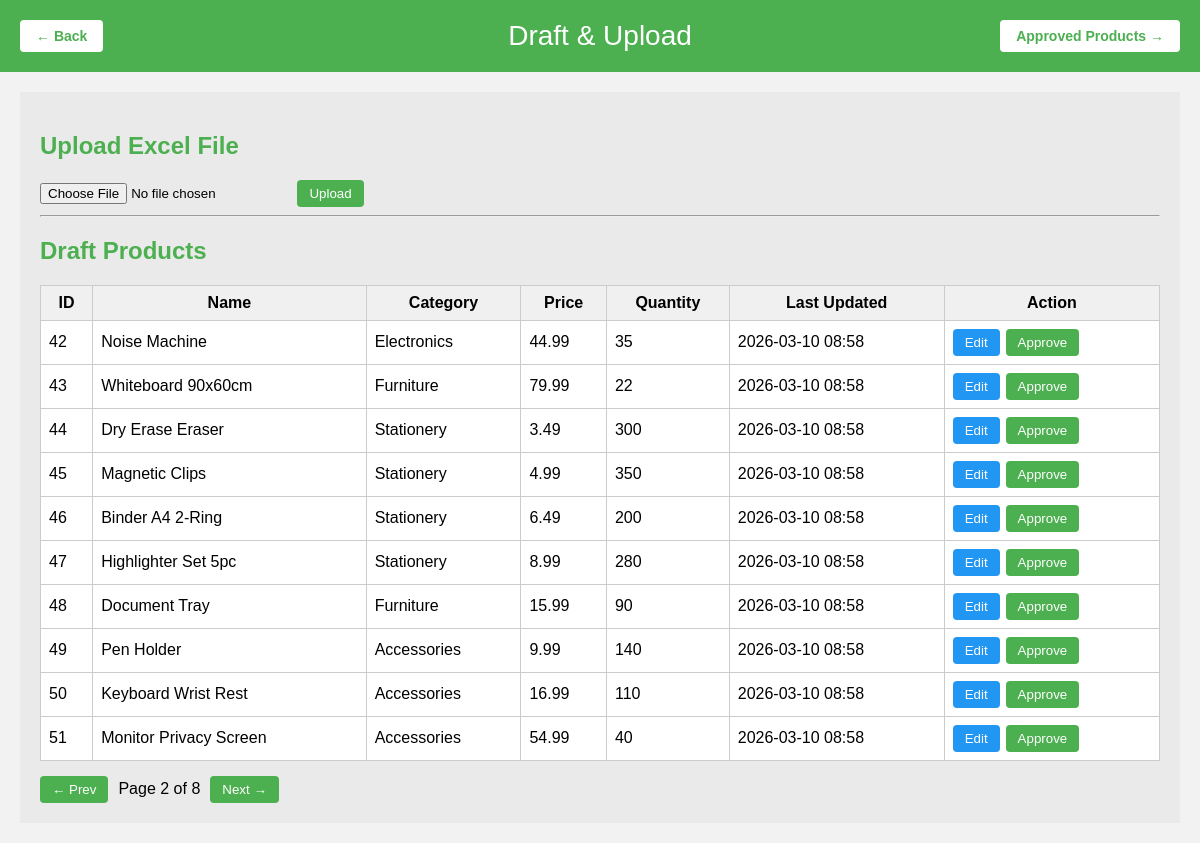
The app's page /draftupload/?page=2 with its own data.
### practical/models.py (models this page shows, shortened)
class Product(models.Model):
    STATUS_CHOICES = [
        ('Draft', 'Draft'),
        ('Approved', 'Approved'),
    ]
    product_id = models.AutoField(primary_key=True)
    name = models.CharField(max_length=100, unique=True)
    category = models.CharField(max_length=50)
    price = models.DecimalField(max_digits=10, decimal_places=2)
    quantity = models.IntegerField()
    last_updated = models.DateTimeField(auto_now=True)
    status = models.CharField(max_length=10, choices=STATUS_CHOICES, default='Draft')

### practical/views.py (the view, shortened to what this page needs)
# urls.py: path('draftupload/', views.draft_upload, name='draft_upload'),
def draft_upload(request):
    products = Product.objects.filter(status='Draft').order_by('product_id')
    paginator = Paginator(products, 10)
    page_number = request.GET.get('page', 1)
    page_obj = paginator.get_page(page_number)
    return render(request, 'draftupload.html', {
        'products': page_obj,
        'page_obj': page_obj,
    })

### templates/draftupload.html (shortened to what this page needs)
<!DOCTYPE html>
<html>
<head>
</head>
<body>
<div class="header">
    <a href="{% url 'landing' %}" class="nav-button" style="left:20px;">← Back</a>
    Draft & Upload
    <a href="{% url 'approved_products' %}" class="nav-button" style="right:20px;">Approved Products →</a>
</div>
<div class="container">
<h2>Upload Excel File</h2>
<form method="POST" enctype="multipart/form-data">
    <input type="file" name="excel_file" accept=".xlsx">
    <button type="submit">Upload</button>
</form>
<hr>
<h2>Draft Products</h2>
<table>
<thead>
<tr>
    <th>ID</th>
    <th>Name</th>
    <th>Category</th>
    <th>Price</th>
    <th>Quantity</th>
    <th>Last Updated</th>
    <th>Action</th>
</tr>
</thead>
<tbody>
{% for p in products %}
<tr>
    <td>{{ p.product_id }}</td>
    <td>{{ p.name }}</td>
    <td>{{ p.category }}</td>
    <td>{{ p.price }}</td>
    <td>{{ p.quantity }}</td>
    <td>{{ p.last_updated|date:"Y-m-d H:i" }}</td>
    <td>
        <div class="action-cell">
            <a href="{% url 'edit_product' p.product_id %}">
                <button type="button" class="btn-edit">Edit</button>
            </a>
            <form method="POST" action="{% url 'approve' p.product_id %}">
                <button type="submit">Approve</button>
            </form>
        </div>
    </td>
</tr>
{% empty %}
<tr>
    <td colspan="7" style="text-align:center;padding:20px;color:#888;">No draft products found.</td>
</tr>
{% endfor %}
</tbody>
</table>
<div class="pagination">
    {% if page_obj.has_previous %}
        <a href="?page={{ page_obj.previous_page_number }}">
            <button type="button">← Prev</button>
        </a>
    {% endif %}
    <span>Page {{ page_obj.number }} of {{ page_obj.paginator.num_pages }}</span>
    {% if page_obj.has_next %}
        <a href="?page={{ page_obj.next_page_number }}">
            <button type="button">Next →</button>
        </a>
    {% endif %}
</div>
</div>
</body>
</html>

### templates/draftupload.html (style rules this page uses)
body { font-family:Arial;margin:0;background:#f2f2f2; }
.header { background:#4CAF50; color:white; text-align:center; padding:20px; font-size:28px; position:relative; }
.nav-button { position:absolute; top:50%; transform:translateY(-50%); background:white; color:#4CAF50; border:none; padding:8px 16px; border-radius:4px; cursor:pointer; font-weight:bold; text-decoration:none; font-size:14px; }
.container { margin:20px; background:#eaeaea; padding:20px; }
h2 { color:#4CAF50; }
table { width:100%; border-collapse:collapse; background:white; }
th,td { border:1px solid #ccc; padding:8px; }
th { background:#f0f0f0; }
button { background:#4CAF50; color:white; border:none; padding:6px 12px; cursor:pointer; border-radius:4px; }
.btn-edit { background:#2196F3; color:white; border:none; padding:6px 12px; cursor:pointer; border-radius:4px; }
.action-cell { display:flex; gap:6px; align-items:center; }
.pagination { margin-top:15px; display:flex; gap:10px; align-items:center; }
.pagination a { text-decoration:none; }

### records on screen
Product: product_id "42", name "Noise Machine", category "Electronics", price "44.99", quantity "35", last_updated "2026-03-10 08:58"
Product: product_id "43", name "Whiteboard 90x60cm", category "Furniture", price "79.99", quantity "22", last_updated "2026-03-10 08:58"
Product: product_id "44", name "Dry Erase Eraser", category "Stationery", price "3.49", quantity "300", last_updated "2026-03-10 08:58"
Product: product_id "45", name "Magnetic Clips", category "Stationery", price "4.99", quantity "350", last_updated "2026-03-10 08:58"
Product: product_id "46", name "Binder A4 2-Ring", category "Stationery", price "6.49", quantity "200", last_updated "2026-03-10 08:58"
Product: product_id "47", name "Highlighter Set 5pc", category "Stationery", price "8.99", quantity "280", last_updated "2026-03-10 08:58"
Product: product_id "48", name "Document Tray", category "Furniture", price "15.99", quantity "90", last_updated "2026-03-10 08:58"
Product: product_id "49", name "Pen Holder", category "Accessories", price "9.99", quantity "140", last_updated "2026-03-10 08:58"
Product: product_id "50", name "Keyboard Wrist Rest", category "Accessories", price "16.99", quantity "110", last_updated "2026-03-10 08:58"
Product: product_id "51", name "Monitor Privacy Screen", category "Accessories", price "54.99", quantity "40", last_updated "2026-03-10 08:58"

### other values on screen
{{ page_obj.number }} "2"
{{ page_obj.paginator.num_pages }} "8"
